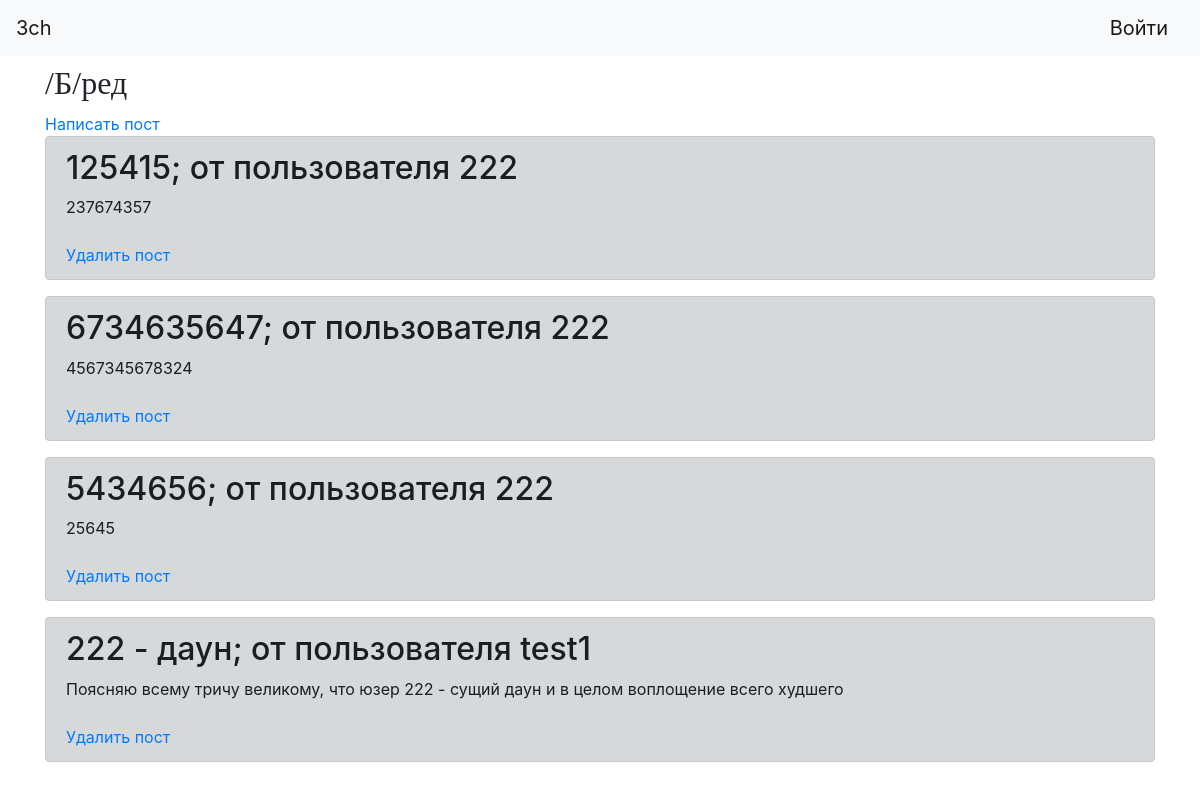
Page /thread1 on the earlier database version.
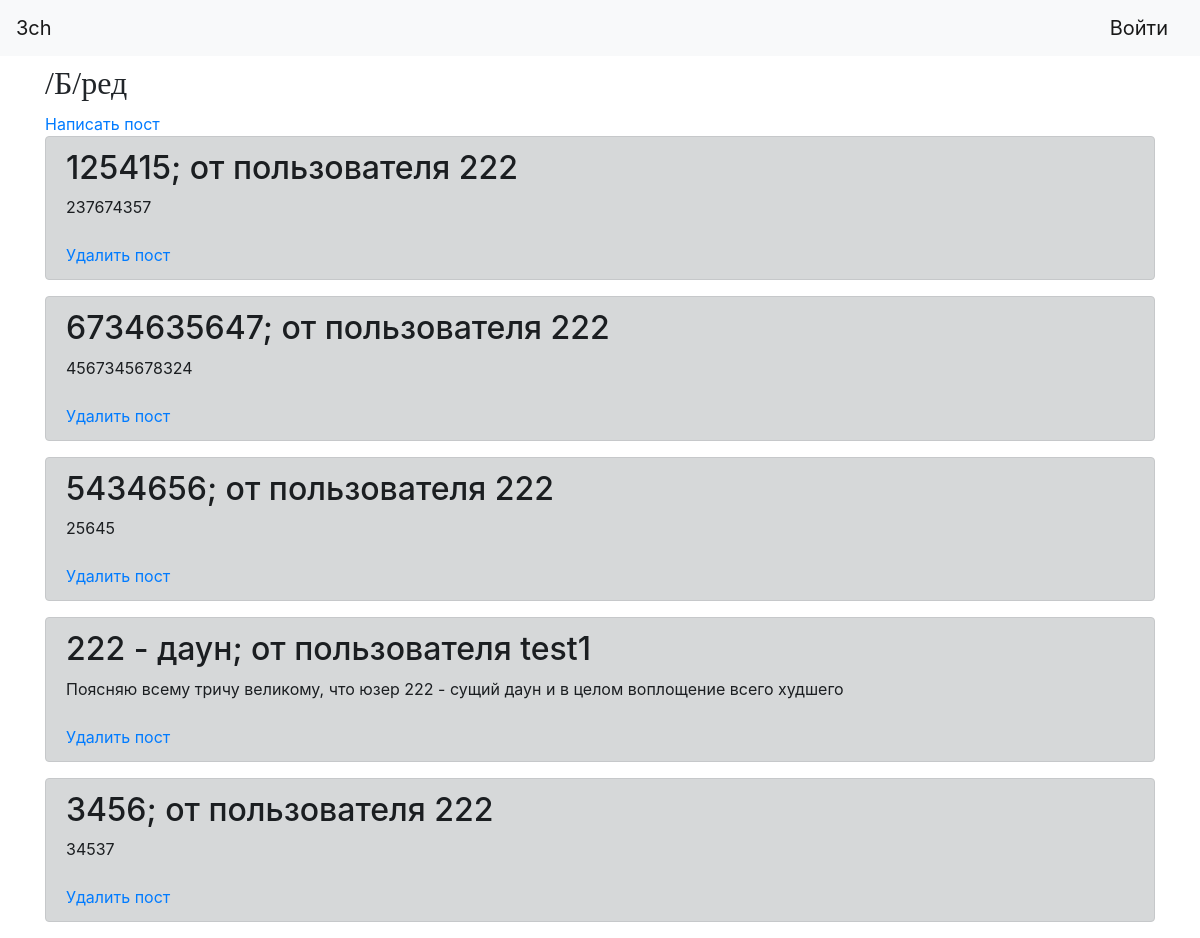
Same page on the later database version.
### tables this page shows
CREATE TABLE posts 
                            (id INTEGER PRIMARY KEY AUTOINCREMENT,
                             title VARCHAR(100),
                             content VARCHAR(1000),
                             user VARCHAR(100),
                             thread_id VARCHAR(100),
                             user_id INTEGER,
                             file_path VARCHAR(100)
                             );

### main.py (the view)
@app.route('/thread1', methods=['GET', 'POST'])
def thread1():
    posts = PostModel(db1.get_connection()).get_all('thread1')
    try:
        return render_template('thread1.html', username=session['username'], posts=posts)
    except:
        return render_template('thread1.html', posts=posts)

### db.py (called while the page is built)
    def get_connection(self):
        return self.conn

### posts_model.py (called while the page is built)
    def get_all(self, thread_id, user_id = None):
        cursor = self.connection.cursor()
        if user_id:
            cursor.execute("SELECT * FROM posts WHERE user_id = ? AND thread_id = ?", ((str(user_id), thread_id,)))
        else:
            cursor.execute("SELECT * FROM posts WHERE thread_id = ?", (thread_id,),)
        rows = cursor.fetchall()
        return rows

### templates/thread1.html
{% extends "base.html" %}
{% block content %}
    <h1><font size="6" face="Times New Roman">/Б/ред</font></h1>
	<a href="/add_post/thread1">Написать пост</a>
    {% for item in posts %}
        <div class="alert alert-dark" role="alert">
            <h2>{{item[1]}}; от пользователя {{ item[3] }}</h2>
            <div>{{item[2]}}<br>
			<img src={{item[6]}} alt=></div>
             <a href="/delete_post/thread1/{{item[0]}}">Удалить пост</a>
        </div>
    {% endfor %}
{% endblock %}

### templates/base.html (shortened to what this page needs)
<!doctype html>
<html lang="en">
<head>
    <link rel="stylesheet" href="https://maxcdn.bootstrapcdn.com/bootstrap/4.0.0/css/bootstrap.min.css">
</head>
  <body>
    <header>
      <nav class="navbar navbar-light bg-light">
        <a class="navbar-brand" href="/start_page">3ch</a>
        {% if "username" in session %}
            <a class="navbar-brand" href="/logout">Пользователь: {{session['username']}}</a>
		{% else %}
			<a class="navbar-brand" href="/login">Войти</a>
        {% endif %}
      </nav>
    </header>
    <main role="main" class="container">
        {% block content %}{% endblock %}
    </main>
  </body>
</html>

Differences in the rows shown:
added posts: title "3456", user "222", content "34537"
